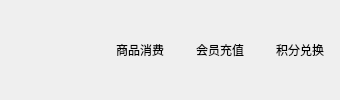
             <widget class="QWidget" name="tab">
              <property name="styleSheet">
               <string notr="true">background-color:rgba(85, 85, 255, 200);
QPushButton::pressed{
background-color:rgb(77, 82, 232);
}
</string>
              </property>
              <attribute name="title">
               <string>收银台</string>
              </attribute>
              <layout class="QHBoxLayout" name="horizontalLayout_4">
               <property name="spacing">
                <number>0</number>
               </property>
               <property name="leftMargin">
                <number>0</number>
               </property>
               <property name="topMargin">
                <number>0</number>
               </property>
               <property name="rightMargin">
                <number>0</number>
               </property>
               <property name="bottomMargin">
                <number>0</number>
               </property>
               <item>
                <layout class="QHBoxLayout" name="horizontalLayout_3">
                 <property name="spacing">
                  <number>0</number>
                 </property>
                 <property name="leftMargin">
                  <number>100</number>
                 </property>
                 <property name="rightMargin">
                  <number>0</number>
                 </property>
                 <item>
                  <widget class="QPushButton" name="pushButton">
                   <property name="minimumSize">
                    <size>
                     <width>0</width>
                     <height>41</height>
                    </size>
                   </property>
                   <property name="styleSheet">
                    <string notr="true"/>
                   </property>
                   <property name="text">
                    <string>商品消费</string>
                   </property>
                   <property name="checkable">
                    <bool>true</bool>
                   </property>
                   <property name="checked">
                    <bool>false</bool>
                   </property>
                   <property name="flat">
                    <bool>true</bool>
                   </property>
                   <attribute name="buttonGroup">
                    <string notr="true">buttonGroup</string>
                   </attribute>
                  </widget>
                 </item>
                 <item>
                  <widget class="QPushButton" name="pushButton_5">
                   <property name="minimumSize">
                    <size>
                     <width>0</width>
                     <height>41</height>
                    </size>
                   </property>
                   <property name="text">
                    <string>会员充值</string>
                   </property>
                   <property name="checkable">
                    <bool>true</bool>
                   </property>
                   <property name="flat">
                    <bool>true</bool>
                   </property>
                   <attribute name="buttonGroup">
                    <string notr="true">buttonGroup</string>
                   </attribute>
                  </widget>
                 </item>
                 <item>
                  <widget class="QPushButton" name="pushButton_6">
                   <property name="minimumSize">
                    <size>
                     <width>0</width>
                     <height>41</height>
                    </size>
                   </property>
                   <property name="text">
                    <string>积分兑换</string>
                   </property>
                   <property name="checkable">
                    <bool>true</bool>
                   </property>
                   <property name="flat">
                    <bool>true</bool>
                   </property>
                   <attribute name="buttonGroup">
                    <string notr="true">buttonGroup</string>
                   </attribute>
                  </widget>
                 </item>
                </layout>
               </item>
              </layout>
             </widget>
